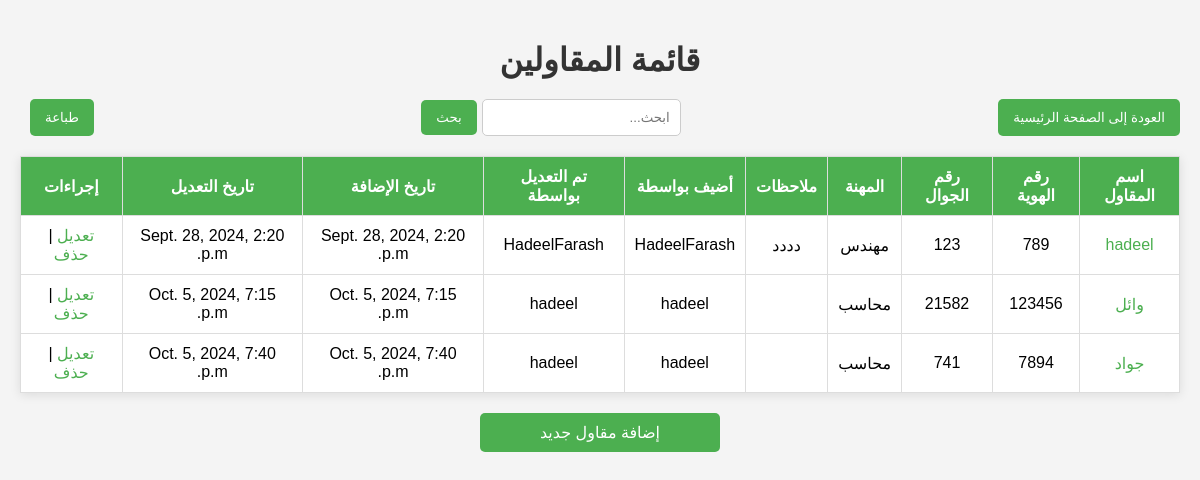
Page /contractors/ (signed in) on the committed database.
### app/models.py (models this page shows, shortened)
class Contractor(models.Model):
    name = models.CharField(max_length=100, verbose_name="اسم المقاول")
    id_number = models.CharField(max_length=20, verbose_name="رقم الهوية")
    mobile_number = models.CharField(max_length=15, verbose_name="رقم الجوال")
    profession = models.CharField(max_length=100, verbose_name="المهنة")
    notes = models.TextField(blank=True, verbose_name="ملاحظات")
    created_by = models.ForeignKey(User, on_delete=models.SET_NULL, null=True, related_name='contractor_created_by', verbose_name="أضيف بواسطة")
    updated_by = models.ForeignKey(User, on_delete=models.SET_NULL, null=True, related_name='contractor_updated_by', verbose_name="تم التعديل بواسطة")
    created_at = models.DateTimeField(auto_now_add=True, verbose_name="تاريخ الإضافة")
    updated_at = models.DateTimeField(auto_now=True, verbose_name="تاريخ التعديل")

### app/views.py (the view)
# urls.py: path('contractors/', views.contractor_list, name='contractor_list'),  # عرض قائمة المقاولين
@login_required
def contractor_list(request):
    query = request.GET.get('q')  # استلام المدخل من المستخدم
    if query:
        contractors = Contractor.objects.filter(
            Q(name__icontains=query) |  # البحث في الاسم
            Q(id_number__icontains=query) |  # البحث في رقم الهوية
            Q(mobile_number__icontains=query) |  # البحث في رقم الهاتف
            Q(profession__icontains=query)   # البحث في المهنة
        )
    else:
        contractors = Contractor.objects.all()
    return render(request, 'contractor_list.html', {'contractors': contractors})

### app/templates/contractor_list.html (shortened to what this page needs)
<!DOCTYPE html>
<html lang="ar">
<head>
</head>
<body>
    <h1>قائمة المقاولين</h1>
    <div class="header-buttons">
        <button class="main-page-button" onclick="window.location.href='{% url 'MainPage' %}'">العودة إلى الصفحة الرئيسية</button>
        <form method="GET" action="">
            <input type="text" name="q" placeholder="ابحث..." required>
            <button type="submit">بحث</button>
        </form>
        <button onclick="window.print()">طباعة</button>
    </div>
    <table>
        <thead>
            <tr>
                <th>اسم المقاول</th>
                <th>رقم الهوية</th>
                <th>رقم الجوال</th>
                <th>المهنة</th>
                <th>ملاحظات</th>
                <th>أضيف بواسطة</th>
                <th>تم التعديل بواسطة</th>
                <th>تاريخ الإضافة</th>
                <th>تاريخ التعديل</th>
                <th>إجراءات</th>
            </tr>
        </thead>
        <tbody>
            {% for contractor in contractors %}
            <tr>
                <td><a href="{% url 'contractor_detail' contractor.id %}">{{ contractor.name }}</a></td>
                <td>{{ contractor.id_number }}</td>
                <td>{{ contractor.mobile_number }}</td>
                <td>{{ contractor.profession }}</td>
                <td>{{ contractor.notes }}</td>
                <td>{{ contractor.created_by }}</td>
                <td>{{ contractor.updated_by }}</td>
                <td>{{ contractor.created_at }}</td>
                <td>{{ contractor.updated_at }}</td>
                <td>
                    <a href="{% url 'contractor_update' contractor.id %}">تعديل</a> |
                    <a href="{% url 'contractor_delete' contractor.id %}">حذف</a>
                </td>
            </tr>
            {% endfor %}
        </tbody>
    </table>
    <a class="add-button" href="{% url 'contractor_create' %}">إضافة مقاول جديد</a>
</body>
</html>

### app/templates/contractor_list.html (style rules this page uses)
body { font-family: Arial, sans-serif; direction: rtl; margin: 0; padding: 20px; background-color: #f4f4f4; }
h1 { text-align: center; color: #333; margin-bottom: 20px; }
.header-buttons { display: flex; justify-content: space-between; margin-bottom: 20px; }
.header-buttons button, .header-buttons form { margin-left: 10px; }
form { display: flex; align-items: center; }
input[type="text"] { padding: 10px; border: 1px solid #ccc; border-radius: 5px; margin-left: 5px; }
button { padding: 10px 15px; background-color: #4CAF50; color: white; border: none; border-radius: 5px; cursor: pointer; }
table { width: 100%; border-collapse: collapse; margin-top: 20px; background-color: #fff; box-shadow: 0 2px 10px rgba(0, 0, 0, 0.1); }
th, td { padding: 10px; text-align: center; border: 1px solid #ddd; }
th { background-color: #4CAF50; color: white; }
a { color: #4CAF50; text-decoration: none; }
.add-button { display: block; margin: 20px auto; padding: 10px 20px; background-color: #4CAF50; color: white; text-align: center; border-radius: 5px; width: 200px; }

### rows in the picture
Contractor: name "hadeel", id_number "789", mobile_number "123", profession "مهندس", notes "دددد", created_by "HadeelFarash", updated_by "HadeelFarash", created_at "Sept. 28, 2024, 2:20 p.m.", updated_at "Sept. 28, 2024, 2:20 p.m."
Contractor: name "وائل", id_number "123456", mobile_number "21582", profession "محاسب", created_by "hadeel", updated_by "hadeel", created_at "Oct. 5, 2024, 7:15 p.m.", updated_at "Oct. 5, 2024, 7:15 p.m."
Contractor: name "جواد", id_number "7894", mobile_number "741", profession "محاسب", created_by "hadeel", updated_by "hadeel", created_at "Oct. 5, 2024, 7:40 p.m.", updated_at "Oct. 5, 2024, 7:40 p.m."
